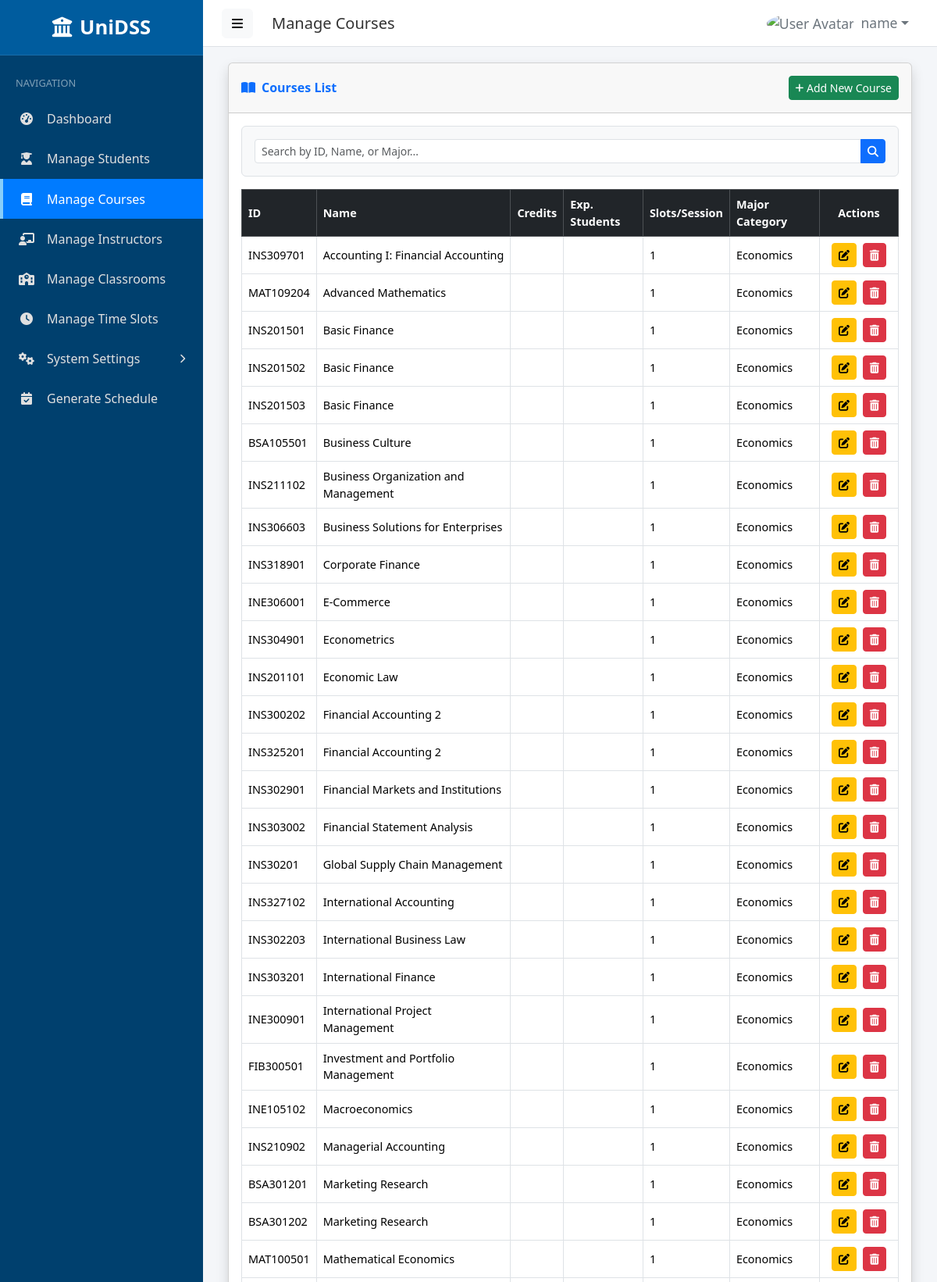
The page /admin/courses.php (signed in, upper part) on the database its author committed.
### tables this page shows
CREATE TABLE `courses` (
  `CourseID` varchar(20) NOT NULL,
  `CourseName` varchar(255) NOT NULL,
  `Credits` int(11) DEFAULT NULL,
  `ExpectedStudents` int(11) DEFAULT NULL,
  `SessionDurationSlots` int(11) DEFAULT NULL  
);

### includes/functions.php (called while the page is built, shortened)
<?php
function get_current_user_role(): ?string {
    return isset($_SESSION['role']) && is_string($_SESSION['role']) ? $_SESSION['role'] : null;
}
function get_current_user_fullname(): ?string {
    return isset($_SESSION['fullname']) && is_string($_SESSION['fullname']) ? $_SESSION['fullname'] : null;
}
?>

### admin/courses.php (the view, shortened to what this page needs)
<?php
require_once __DIR__ . '/../includes/functions.php';
require_once __DIR__ . '/../includes/db_connect.php';
$page_title = "Manage Courses";
$action = $_GET['action'] ?? 'list';
$course_id_to_manage = isset($_GET['id']) ? sanitize_input($_GET['id']) : null;
$courses_list = [];
if ($conn) {
    if ($action === 'list') {
        $sql_list = "SELECT CourseID, CourseName, Credits, ExpectedStudents, SessionDurationSlots, MajorCategory FROM Courses";
        $sql_list .= " ORDER BY MajorCategory, CourseName ASC";
        $stmt_list = $conn->prepare($sql_list);
        if ($stmt_list) {
            if($stmt_list->execute()){
                $result_list = $stmt_list->get_result();
                while($row = $result_list->fetch_assoc()) $courses_list[] = $row;
            } else { set_flash_message('db_error', "Error fetching courses: " . $stmt_list->error, 'danger'); }
        } else { set_flash_message('db_error', "Error preparing course list: " . $conn->error, 'danger');}
    }
}
require_once __DIR__ . '/../includes/admin_sidebar_menu.php';
?>
<div class="container-fluid">
    <?php if ($action === 'list'): ?>
        <div class="card shadow mb-4">
            <div class="card-header py-3 d-flex flex-row align-items-center justify-content-between">
                <h6 class="m-0 fw-bold text-primary"><i class="fas fa-book-open me-2"></i>Courses List</h6>
                <a href="courses.php?action=add" class="btn btn-success btn-sm">
                    <i class="fas fa-plus fa-sm"></i> Add New Course
                </a>
            </div>
            <div class="card-body">
                <form method="GET" action="courses.php" class="mb-3 border p-3 rounded bg-light">
                    <div class="input-group">
                        <input type="text" name="search" class="form-control form-control-sm" placeholder="Search by ID, Name, or Major..." value="<?php echo htmlspecialchars($_GET['search'] ?? ''); ?>">
                        <button class="btn btn-primary btn-sm" type="submit"><i class="fas fa-search"></i></button>
                    </div>
                </form>
                <div class="table-responsive">
                    <table class="table table-bordered table-hover" id="coursesTable" width="100%" cellspacing="0">
                        <thead class="table-dark">
                            <tr>
                                <th>ID</th>
                                <th>Name</th>
                                <th>Credits</th>
                                <th>Exp. Students</th>
                                <th>Slots/Session</th>
                                <th>Major Category</th>
                                <th class="text-center" style="width: 12%;">Actions</th>
                            </tr>
                        </thead>
                        <tbody>
                            <?php if (!empty($courses_list)): ?>
                                <?php foreach ($courses_list as $course): ?>
                                    <tr>
                                        <td><?php echo htmlspecialchars($course['CourseID']); ?></td>
                                        <td><?php echo htmlspecialchars($course['CourseName']); ?></td>
                                        <td><?php echo htmlspecialchars($course['Credits']); ?></td>
                                        <td><?php echo htmlspecialchars($course['ExpectedStudents']); ?></td>
                                        <td><?php echo htmlspecialchars($course['SessionDurationSlots']); ?></td>
                                        <td><?php echo htmlspecialchars($course['MajorCategory'] ?: 'N/A'); ?></td>
                                        <td class="text-center">
                                            <a href="courses.php?action=edit&id=<?php echo urlencode($course['CourseID']); ?>" class="btn btn-sm btn-warning me-1" title="Edit Course">
                                                <i class="fas fa-edit"></i>
                                            </a>
                                            <a href="courses.php?action=delete&id=<?php echo urlencode($course['CourseID']); ?>" class="btn btn-sm btn-danger" title="Delete Course"
                                               onclick="return confirm('Are you sure you want to delete this course? This may affect existing schedules and enrollments.');">
                                                <i class="fas fa-trash-alt"></i>
                                            </a>
                                        </td>
                                    </tr>
                                <?php endforeach; ?>
                            <?php else: ?>
                                <tr>
                                    <td colspan="7" class="text-center">No courses found.</td>
                                </tr>
                            <?php endif; ?>
                        </tbody>
                    </table>
                </div>
            </div>
        </div>
    <?php endif; ?>
</div>

### includes/admin_sidebar_menu.php (shortened to what this page needs)
<?php
$user_fullname_template = get_current_user_fullname();
$user_role_template = get_current_user_role();
$user_avatar_placeholder_template = BASE_URL . 'assets/images/default_avatar.png';
$current_page_filename_template = basename($_SERVER['PHP_SELF']);
$current_script_path_template = $_SERVER['SCRIPT_NAME'];
$path_parts_template = explode('/', trim($current_script_path_template, '/'));
$current_role_dir_template = '';
if (count($path_parts_template) > 1 && in_array($path_parts_template[count($path_parts_template)-2], ['admin', 'instructor', 'student'])) {
    $current_role_dir_template = $path_parts_template[count($path_parts_template)-2];
}
$current_relative_path_template = $current_role_dir_template . '/' . $current_page_filename_template;
$menu_items_template = [];
if ($user_role_template === 'admin') {
    $menu_items_template = [
        ['label' => 'Dashboard', 'icon' => 'fas fa-tachometer-alt', 'link' => 'admin/index.php'],
        ['label' => 'Manage Students', 'icon' => 'fas fa-user-graduate', 'link' => 'admin/students.php'],
        ['label' => 'Manage Courses', 'icon' => 'fas fa-book', 'link' => 'admin/courses.php'],
        ['label' => 'Manage Instructors', 'icon' => 'fas fa-chalkboard-teacher', 'link' => 'admin/instructors.php'],
        ['label' => 'Manage Classrooms', 'icon' => 'fas fa-school', 'link' => 'admin/classrooms.php'],
        ['label' => 'Manage Time Slots', 'icon' => 'fas fa-clock', 'link' => 'admin/timeslots.php'],
        [
            'label' => 'System Settings', 'icon' => 'fas fa-cogs', 'link' => '#',
            'id' => 'system-settings-menu',
            'submenu' => [
                ['label' => 'Manage Semesters', 'icon' => 'fas fa-calendar-alt', 'link' => 'admin/semesters.php'],
                ['label' => 'Manage Users', 'icon' => 'fas fa-users-cog', 'link' => 'admin/users.php'],
            ]
        ],
        ['label' => 'Generate Schedule', 'icon' => 'fas fa-calendar-check', 'link' => 'admin/scheduler.php'],
    ];
}
global $page_title;
if (!function_exists('render_menu_items_recursive_tpl')) {
    function render_menu_items_recursive_tpl($items_to_render, $current_rel_path, $is_submenu_level = false) {
        foreach ($items_to_render as $item_render) {
            $has_submenu_render = isset($item_render['submenu']) && is_array($item_render['submenu']) && !empty($item_render['submenu']);
            $link_href_render = $has_submenu_render ? '#' : BASE_URL . htmlspecialchars($item_render['link']);
            $is_item_active_render = false;
            $is_parent_active_render = false;
            if (!$has_submenu_render && ($current_rel_path == $item_render['link'])) {
                $is_item_active_render = true;
            }
            $link_classes_render = "menu-link";
            if ($is_item_active_render || ($has_submenu_render && $is_parent_active_render)) $link_classes_render .= " active";
            if ($has_submenu_render && !$is_parent_active_render) $link_classes_render .= " collapsed";
            ?>
            <li class="sidebar-menu-item <?php echo $has_submenu_render ? 'has-submenu' : ''; ?>">
                <a href="<?php echo $link_href_render; ?>"
                   class="<?php echo $link_classes_render; ?>"
                   <?php if ($has_submenu_render): ?>
                       data-bs-toggle="collapse"
                       data-bs-target="#<?php echo htmlspecialchars($item_render['id'] ?? uniqid('submenu-tpl-')); ?>"
                       aria-expanded="<?php echo $is_parent_active_render ? 'true' : 'false'; ?>"
                       aria-controls="<?php echo htmlspecialchars($item_render['id'] ?? ''); ?>"
                   <?php endif; ?>>
                    <i class="menu-icon <?php echo htmlspecialchars($item_render['icon']); ?>"></i>
                    <span><?php echo htmlspecialchars($item_render['label']); ?></span>
                    <?php if ($has_submenu_render): ?>
                        <i class="fas fa-chevron-down menu-arrow"></i>
                    <?php endif; ?>
                </a>
            </li>
            <?php
        }
    }
}
?>
<!DOCTYPE html>
<html lang="en">
<head>
    <link href="https://cdn.jsdelivr.net/npm/bootstrap@5.3.2/dist/css/bootstrap.min.css" rel="stylesheet">
    <link rel="stylesheet" href="https://cdnjs.cloudflare.com/ajax/libs/font-awesome/6.5.1/css/all.min.css">
</head>
<body>
    <div class="sidebar" id="mainSidebar">
        <div class="sidebar-header">
            <a href="<?php echo BASE_URL . ($user_role_template ? htmlspecialchars($user_role_template) . '/index.php' : 'login.php'); ?>" class="logo">
                <i class="fas fa-university"></i> <span>UniDSS</span>
            </a>
        </div>
        <ul class="sidebar-menu">
            <?php if (!empty($menu_items_template)): ?>
                <li class="sidebar-menu-item menu-title" style="padding: 10px 20px; font-size: 0.8rem; color: rgba(255,255,255,0.5); text-transform: uppercase;"><span>Navigation</span></li>
                <?php render_menu_items_recursive_tpl($menu_items_template, $current_relative_path_template); ?>
            <?php else: ?>
                 <li class="sidebar-menu-item" style="padding: 15px 20px; color: rgba(255,255,255,0.7);">
                    <?php echo ($user_role_template) ? "No menu items defined for your role." : "Please login to see the menu."; ?>
                 </li>
            <?php endif; ?>
        </ul>
    </div>
    <div class="main-content-wrapper" id="mainContentWrapper">
        <nav class="topbar">
            <div class="topbar-left">
                <button class="btn btn-light me-2 d-none d-md-inline-block" type="button" id="sidebarToggleDesktop" aria-label="Toggle sidebar desktop">
                    <i class="fas fa-bars"></i>
                </button>
                <h4 class="page-title-h mb-0 d-none d-md-block"><?php echo isset($page_title) ? htmlspecialchars($page_title) : 'Dashboard';?></h4>
            </div>
            <ul class="navbar-nav topbar-right flex-row align-items-center">
                <?php if ($user_fullname_template): ?>
                <li class="nav-item dropdown">
                    <a class="nav-link dropdown-toggle d-flex align-items-center" href="#" id="userDropdown" role="button" data-bs-toggle="dropdown" aria-expanded="false">
                        <span class="user-avatar-top me-2"> <img src="<?php echo htmlspecialchars($user_avatar_placeholder_template); ?>" alt="User Avatar"> </span>
                        <span class="d-none d-sm-inline"><?php echo htmlspecialchars($user_fullname_template); ?></span>
                    </a>
                </li>
                <?php else: ?>
                <li class="nav-item"> <a class="nav-link" href="<?php echo BASE_URL; ?>login.php"> <i class="fas fa-sign-in-alt me-1"></i> Login </a> </li>
                <?php endif; ?>
            </ul>
        </nav>
        <main class="content-area" id="mainContentArea">
</body>
</html>

### includes/admin_sidebar_menu.php (style rules this page uses)
:root { --primary-blue: #005c9e; --sidebar-bg: #00406e; --sidebar-text-color: #e0e0e0; --sidebar-hover-bg: #006ac1; --sidebar-active-bg: #007bff; --sidebar-active-text-color: #ffffff; --topbar-bg: #ffffff; --topbar-border-color: #dee2e6; --content-bg: #f4f6f9; --sidebar-width: 260px; }
body { font-family: 'Segoe UI', Tahoma, Geneva, Verdana, sans-serif; background-color: var(--content-bg); margin: 0; padding: 0; display: flex; min-height: 100vh; overflow-x: hidden; }
.sidebar { width: var(--sidebar-width); background-color: var(--sidebar-bg); color: var(--sidebar-text-color); padding-top: 0; position: fixed; top: 0; left: 0; bottom: 0; display: flex; flex-direction: column; transition: transform 0.3s ease; z-index: 1030; overflow-y: auto; }
.sidebar-header { padding: 1rem 1.25rem; text-align: center; border-bottom: 1px solid rgba(255,255,255,0.1); margin-bottom: 1rem; background-color: var(--primary-blue); }
.sidebar-header .logo { font-size: 1.6rem; font-weight: bold; color: #ffffff; text-decoration: none; display: flex; align-items: center; justify-content: center; }
.sidebar-header .logo i { margin-right: 0.6rem; }
.sidebar-menu { list-style: none; padding: 0; margin: 0; flex-grow: 1; }
.sidebar-menu-item { margin: 0; }
.sidebar-menu-item > .menu-link { display: flex; align-items: center; padding: 0.85rem 1.25rem; color: var(--sidebar-text-color); text-decoration: none; transition: background-color 0.2s ease, color 0.2s ease; border-left: 4px solid transparent; cursor: pointer; position: relative; }
.sidebar-menu-item > .menu-link.active { background-color: var(--sidebar-active-bg); color: var(--sidebar-active-text-color); font-weight: 500; border-left-color: #87cefa; }
.sidebar-menu-item > .menu-link i.menu-icon { font-size: 1rem; margin-right: 1rem; width: 20px; text-align: center; }
.sidebar-menu-item > .menu-link .menu-arrow { margin-left: auto; transition: transform 0.2s ease-out; font-size: 0.75em; }
.sidebar-menu-item > .menu-link.collapsed .menu-arrow { transform: rotate(-90deg); }
.main-content-wrapper { margin-left: var(--sidebar-width); width: calc(100% - var(--sidebar-width)); display: flex; flex-direction: column; transition: margin-left 0.3s ease, width 0.3s ease; flex-grow: 1; }
.topbar { background-color: var(--topbar-bg); padding: 0 1.5rem; border-bottom: 1px solid var(--topbar-border-color); display: flex; align-items: center; justify-content: space-between; height: 60px; position: sticky; top: 0; z-index: 1020; }
.topbar .topbar-left { display: flex; align-items: center; }
.topbar .page-title-h { font-size: 1.25rem; margin-bottom: 0; color: #333; font-weight: 500; margin-left: 1rem; }
.topbar .topbar-right { display: flex; align-items: center; }
.topbar .topbar-right .nav-item .nav-link { color: #6c757d; font-size: 1.1rem; padding: 0.5rem 0.75rem; }
.topbar .topbar-right .user-avatar-top img { width: 32px; height: 32px; border-radius: 50%; }
.content-area { padding: 20px; flex-grow: 1; background-color: var(--content-bg); }

### admin/courses.php (style rules this page uses)
.table th, .table td { vertical-align: middle; font-size: 0.9rem; }

### rows shown on the page
courses: CourseID "INS309701", CourseName "Accounting I: Financial Accounting", SessionDurationSlots "1", MajorCategory "Economics"
courses: CourseID "MAT109204", CourseName "Advanced Mathematics", SessionDurationSlots "1", MajorCategory "Economics"
courses: CourseID "INS201501", CourseName "Basic Finance", SessionDurationSlots "1", MajorCategory "Economics"
courses: CourseID "INS201502", CourseName "Basic Finance", SessionDurationSlots "1", MajorCategory "Economics"
courses: CourseID "INS201503", CourseName "Basic Finance", SessionDurationSlots "1", MajorCategory "Economics"
courses: CourseID "BSA105501", CourseName "Business Culture", SessionDurationSlots "1", MajorCategory "Economics"
courses: CourseID "INS211102", CourseName "Business Organization and Management", SessionDurationSlots "1", MajorCategory "Economics"
courses: CourseID "INS306603", CourseName "Business Solutions for Enterprises", SessionDurationSlots "1", MajorCategory "Economics"
courses: CourseID "INS318901", CourseName "Corporate Finance", SessionDurationSlots "1", MajorCategory "Economics"
courses: CourseID "INE306001", CourseName "E-Commerce", SessionDurationSlots "1", MajorCategory "Economics"
courses: CourseID "INS304901", CourseName "Econometrics", SessionDurationSlots "1", MajorCategory "Economics"
courses: CourseID "INS201101", CourseName "Economic Law", SessionDurationSlots "1", MajorCategory "Economics"
courses: CourseID "INS300202", CourseName "Financial Accounting 2", SessionDurationSlots "1", MajorCategory "Economics"
courses: CourseID "INS325201", CourseName "Financial Accounting 2", SessionDurationSlots "1", MajorCategory "Economics"
courses: CourseID "INS302901", CourseName "Financial Markets and Institutions", SessionDurationSlots "1", MajorCategory "Economics"
courses: CourseID "INS303002", CourseName "Financial Statement Analysis", SessionDurationSlots "1", MajorCategory "Economics"
courses: CourseID "INS30201", CourseName "Global Supply Chain Management", SessionDurationSlots "1", MajorCategory "Economics"
courses: CourseID "INS327102", CourseName "International Accounting", SessionDurationSlots "1", MajorCategory "Economics"
courses: CourseID "INS302203", CourseName "International Business Law", SessionDurationSlots "1", MajorCategory "Economics"
courses: CourseID "INS303201", CourseName "International Finance", SessionDurationSlots "1", MajorCategory "Economics"
courses: CourseID "INE300901", CourseName "International Project Management", SessionDurationSlots "1", MajorCategory "Economics"
courses: CourseID "FIB300501", CourseName "Investment and Portfolio Management", SessionDurationSlots "1", MajorCategory "Economics"
courses: CourseID "INE105102", CourseName "Macroeconomics", SessionDurationSlots "1", MajorCategory "Economics"
courses: CourseID "INS210902", CourseName "Managerial Accounting", SessionDurationSlots "1", MajorCategory "Economics"
courses: CourseID "BSA301201", CourseName "Marketing Research", SessionDurationSlots "1", MajorCategory "Economics"
courses: CourseID "BSA301202", CourseName "Marketing Research", SessionDurationSlots "1", MajorCategory "Economics"
courses: CourseID "MAT100501", CourseName "Mathematical Economics", SessionDurationSlots "1", MajorCategory "Economics"

### other values the page prints
$item_render['label'] "Dashboard"
$item_render['label'] "Manage Students"
$item_render['label'] "Manage Courses"
$item_render['label'] "Manage Instructors"
$item_render['label'] "Manage Classrooms"
$item_render['label'] "Manage Time Slots"
$item_render['label'] "System Settings"
$item_render['label'] "Generate Schedule"
$page_title "Manage Courses"
$user_fullname_template "name"
